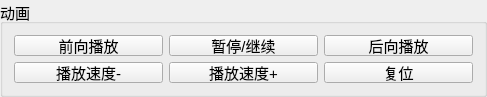
    <widget class="QGroupBox" name="groupBox_2">
     <property name="sizePolicy">
      <sizepolicy hsizetype="Expanding" vsizetype="Fixed">
       <horstretch>0</horstretch>
       <verstretch>0</verstretch>
      </sizepolicy>
     </property>
     <property name="minimumSize">
      <size>
       <width>487</width>
       <height>97</height>
      </size>
     </property>
     <property name="maximumSize">
      <size>
       <width>16777215</width>
       <height>97</height>
      </size>
     </property>
     <property name="font">
      <font>
       <pointsize>11</pointsize>
      </font>
     </property>
     <property name="title">
      <string>动画</string>
     </property>
     <layout class="QGridLayout" name="gridLayout">
      <item row="0" column="0">
       <widget class="QPushButton" name="pb_forward">
        <property name="maximumSize">
         <size>
          <width>16777215</width>
          <height>23</height>
         </size>
        </property>
        <property name="font">
         <font>
          <pointsize>11</pointsize>
         </font>
        </property>
        <property name="text">
         <string>前向播放</string>
        </property>
       </widget>
      </item>
      <item row="0" column="1">
       <widget class="QPushButton" name="pb_pause">
        <property name="maximumSize">
         <size>
          <width>16777215</width>
          <height>23</height>
         </size>
        </property>
        <property name="font">
         <font>
          <pointsize>11</pointsize>
         </font>
        </property>
        <property name="text">
         <string>暂停/继续</string>
        </property>
       </widget>
      </item>
      <item row="0" column="2">
       <widget class="QPushButton" name="pb_backward">
        <property name="maximumSize">
         <size>
          <width>16777215</width>
          <height>23</height>
         </size>
        </property>
        <property name="font">
         <font>
          <pointsize>11</pointsize>
         </font>
        </property>
        <property name="text">
         <string>后向播放</string>
        </property>
       </widget>
      </item>
      <item row="1" column="0">
       <widget class="QPushButton" name="pb_slow">
        <property name="font">
         <font>
          <pointsize>11</pointsize>
         </font>
        </property>
        <property name="text">
         <string>播放速度-</string>
        </property>
       </widget>
      </item>
      <item row="1" column="1">
       <widget class="QPushButton" name="pb_fast">
        <property name="font">
         <font>
          <pointsize>11</pointsize>
         </font>
        </property>
        <property name="text">
         <string>播放速度+</string>
        </property>
       </widget>
      </item>
      <item row="1" column="2">
       <widget class="QPushButton" name="pb_rewind">
        <property name="maximumSize">
         <size>
          <width>16777215</width>
          <height>30</height>
         </size>
        </property>
        <property name="font">
         <font>
          <pointsize>11</pointsize>
         </font>
        </property>
        <property name="text">
         <string>复位</string>
        </property>
       </widget>
      </item>
     </layout>
    </widget>
